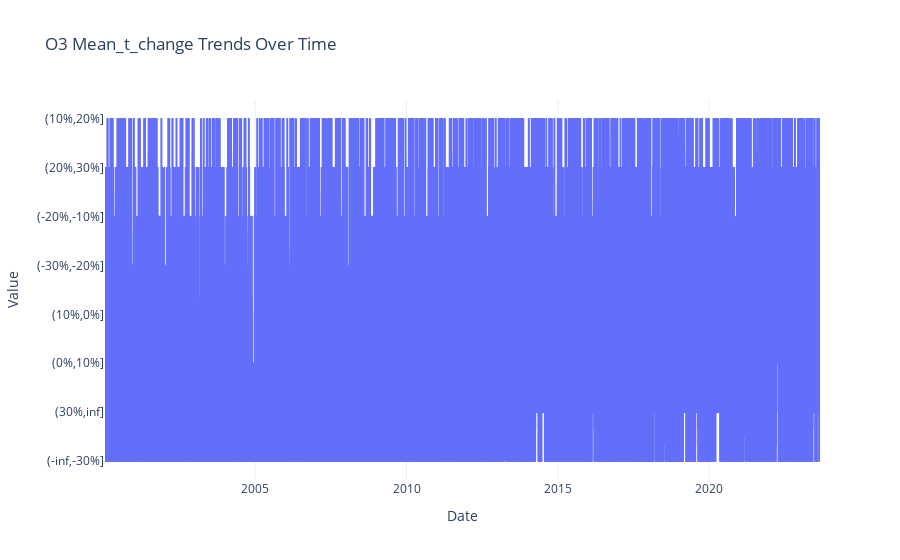
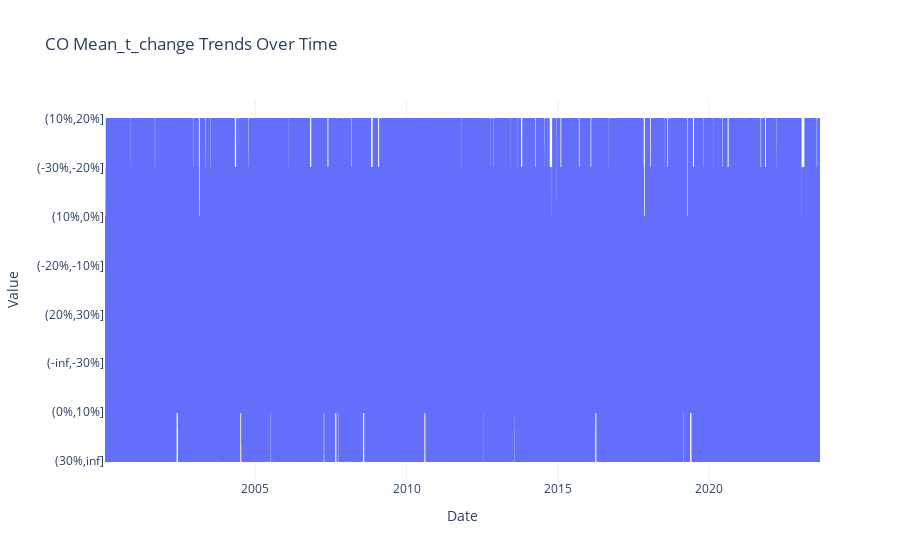
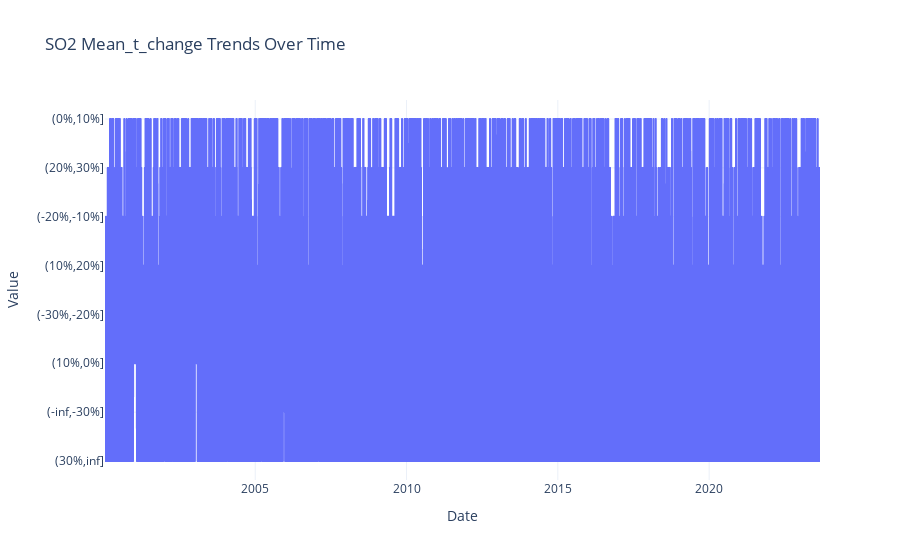
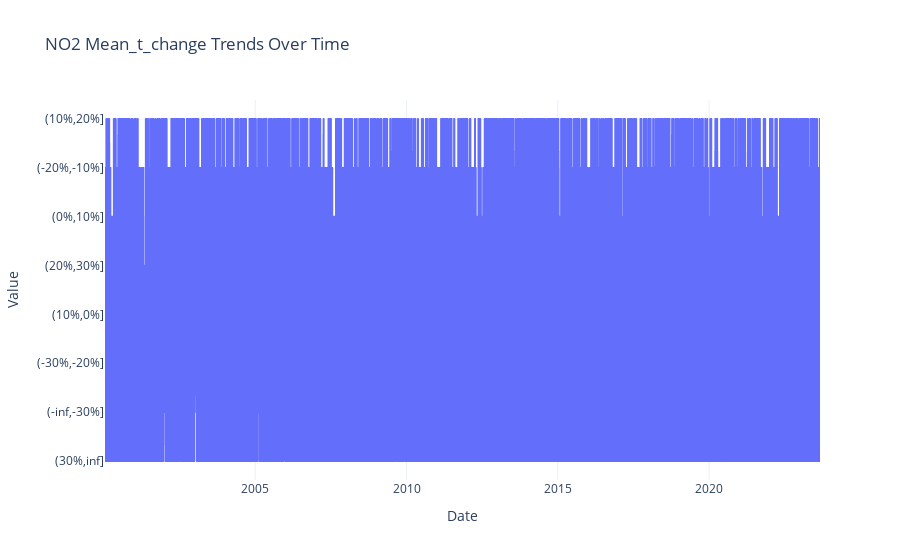

Notebook source saved alongside these figures, in order:
### Code cell
import plotly.express as px
import plotly.io as pio

# Ensure the correct renderer is set for JupyterLab
pio.renderers.default = "jupyterlab"

# List of features to plot (e.g., pollutant levels or other target columns)
features_to_plot = target_col_names  # Replace with any list of columns to plot

# Plot trends over time for each feature
for feature in features_to_plot:
    fig = px.line(
        featurized_data,  # Replace with the appropriate DataFrame
        x="Date",
        y=feature,
        title=f"{feature} Trends Over Time",
        labels={"Date": "Date", feature: "Value"}
    )
    fig.update_layout(
        xaxis_title="Date",
        yaxis_title="Value",
        template="plotly_white"
    )
    fig.show()

### Figure 1 — Plotly figure (JSON) as saved in the notebook; plotly's stock layout.template omitted (floating-point values rounded to 4 significant figures; data arrays with more than 128 entries replaced by an {"elided": "..."} marker saying what was removed)
{"data": [{"hovertemplate": "Date=%{x}<br>Value=%{y}<extra></extra>", "legendgroup": "", "line": {"color": "#636efa", "dash": "solid"}, "marker": {"symbol": "circle"}, "mode": "lines", "name": "", "showlegend": false, "type": "scattergl", "x": {"elided": "8621 str values"}, "xaxis": "x", "y": {"elided": "8621 str values"}, "yaxis": "y"}], "layout": {"legend": {"tracegroupgap": 0}, "title": {"text": "O3 Mean_t_change Trends Over Time"}, "xaxis": {"anchor": "y", "domain": [0, 1], "title": {"text": "Date"}}, "yaxis": {"anchor": "x", "domain": [0, 1], "title": {"text": "Value"}}}}

### Figure 2 — Plotly figure (JSON) as saved in the notebook; plotly's stock layout.template omitted (floating-point values rounded to 4 significant figures; data arrays with more than 128 entries replaced by an {"elided": "..."} marker saying what was removed)
{"data": [{"hovertemplate": "Date=%{x}<br>Value=%{y}<extra></extra>", "legendgroup": "", "line": {"color": "#636efa", "dash": "solid"}, "marker": {"symbol": "circle"}, "mode": "lines", "name": "", "showlegend": false, "type": "scattergl", "x": {"elided": "8621 str values"}, "xaxis": "x", "y": {"elided": "8621 str values"}, "yaxis": "y"}], "layout": {"legend": {"tracegroupgap": 0}, "title": {"text": "CO Mean_t_change Trends Over Time"}, "xaxis": {"anchor": "y", "domain": [0, 1], "title": {"text": "Date"}}, "yaxis": {"anchor": "x", "domain": [0, 1], "title": {"text": "Value"}}}}

### Figure 3 — Plotly figure (JSON) as saved in the notebook; plotly's stock layout.template omitted (floating-point values rounded to 4 significant figures; data arrays with more than 128 entries replaced by an {"elided": "..."} marker saying what was removed)
{"data": [{"hovertemplate": "Date=%{x}<br>Value=%{y}<extra></extra>", "legendgroup": "", "line": {"color": "#636efa", "dash": "solid"}, "marker": {"symbol": "circle"}, "mode": "lines", "name": "", "showlegend": false, "type": "scattergl", "x": {"elided": "8621 str values"}, "xaxis": "x", "y": {"elided": "8621 str values"}, "yaxis": "y"}], "layout": {"legend": {"tracegroupgap": 0}, "title": {"text": "SO2 Mean_t_change Trends Over Time"}, "xaxis": {"anchor": "y", "domain": [0, 1], "title": {"text": "Date"}}, "yaxis": {"anchor": "x", "domain": [0, 1], "title": {"text": "Value"}}}}

### Figure 4 — Plotly figure (JSON) as saved in the notebook; plotly's stock layout.template omitted (floating-point values rounded to 4 significant figures; data arrays with more than 128 entries replaced by an {"elided": "..."} marker saying what was removed)
{"data": [{"hovertemplate": "Date=%{x}<br>Value=%{y}<extra></extra>", "legendgroup": "", "line": {"color": "#636efa", "dash": "solid"}, "marker": {"symbol": "circle"}, "mode": "lines", "name": "", "showlegend": false, "type": "scattergl", "x": {"elided": "8621 str values"}, "xaxis": "x", "y": {"elided": "8621 str values"}, "yaxis": "y"}], "layout": {"legend": {"tracegroupgap": 0}, "title": {"text": "NO2 Mean_t_change Trends Over Time"}, "xaxis": {"anchor": "y", "domain": [0, 1], "title": {"text": "Date"}}, "yaxis": {"anchor": "x", "domain": [0, 1], "title": {"text": "Value"}}}}
